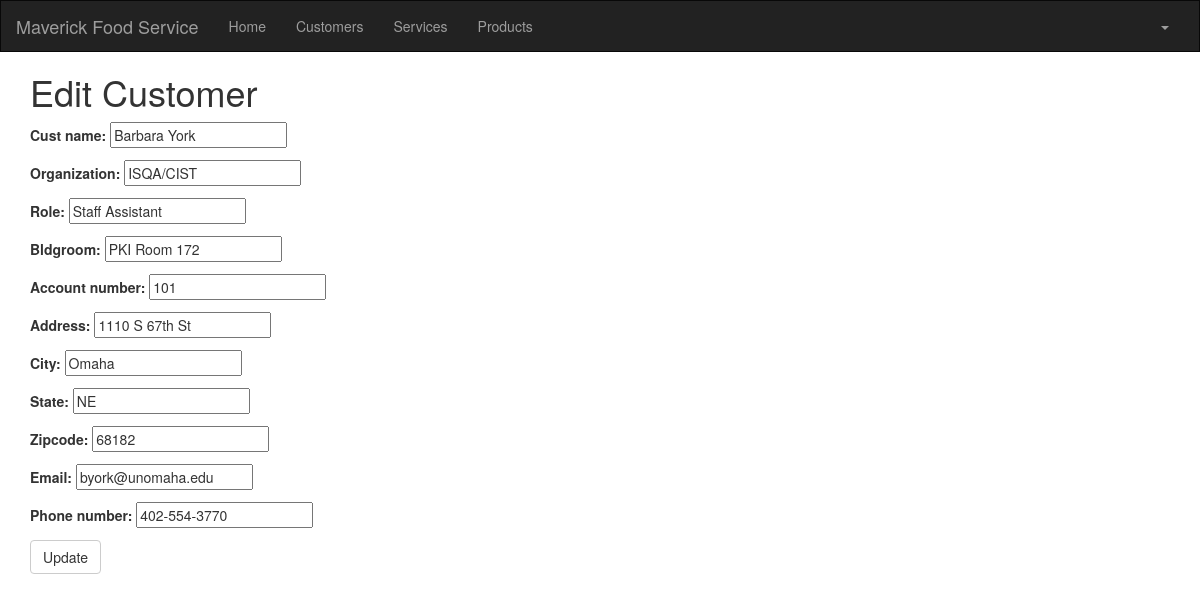
The page /customer/1/edit/ (signed in) on the database its author committed.
### crm/models.py (models this page shows, shortened)
class Customer(models.Model):
    cust_name = models.CharField(max_length=50)
    organization = models.CharField(max_length=100, blank=True)
    role = models.CharField(max_length=100)
    email = models.EmailField(max_length=100)
    bldgroom = models.CharField(max_length=100)
    address = models.CharField(max_length=200)
    account_number = models.IntegerField(blank=False, null=False)
    city = models.CharField(max_length=50)
    state = models.CharField(max_length=50)
    zipcode = models.CharField(max_length=10)
    phone_number = models.CharField(max_length=50)
    created_date = models.DateTimeField(
        default=timezone.now)
    updated_date = models.DateTimeField(auto_now_add=True)

### crm/views.py (the view)
# urls.py: path('customer/<int:pk>/edit/', views.customer_edit, name='customer_edit'),
@login_required
def customer_edit(request, pk):
   customer = get_object_or_404(Customer, pk=pk)
   if request.method == "POST":
       form = CustomerForm(request.POST, instance=customer)
       if form.is_valid():
           customer = form.save(commit=False)
           customer.updated_date = timezone.now()
           customer.save()
           customer = Customer.objects.filter(created_date__lte=timezone.now())
           return render(request, 'crm/customer_list.html',
                         {'customers': customer})
   else:
       form = CustomerForm(instance=customer)
   return render(request, 'crm/customer_edit.html', {'form': form})

### crm/forms.py
class CustomerForm(forms.ModelForm):
    class Meta:
        model = Customer
        fields = ('cust_name', 'organization', 'role', 'bldgroom', 'account_number', 'address', 'city', 'state', 'zipcode', 'email','phone_number')

### crm/templates/crm/customer_edit.html (shortened to what this page needs)
<!DOCTYPE html>
<html lang="en">
{% extends 'crm/base.html' %}
{% block content %}
    <h1>Edit Customer</h1>
    <form method="POST" class="customer-form">{% csrf_token %}
        {{ form.as_p }}
        <button type="submit" class="save btn btn-default">Update</button>
    </form>
{% endblock %}

### rows shown on the page
Customer: cust_name "Barbara York", organization "ISQA/CIST", role "Staff Assistant", bldgroom "PKI Room 172", account_number "101", address "1110 S 67th St", city "Omaha", state "NE", zipcode "68182", email "byork@unomaha.edu", phone_number "402-554-3770"
